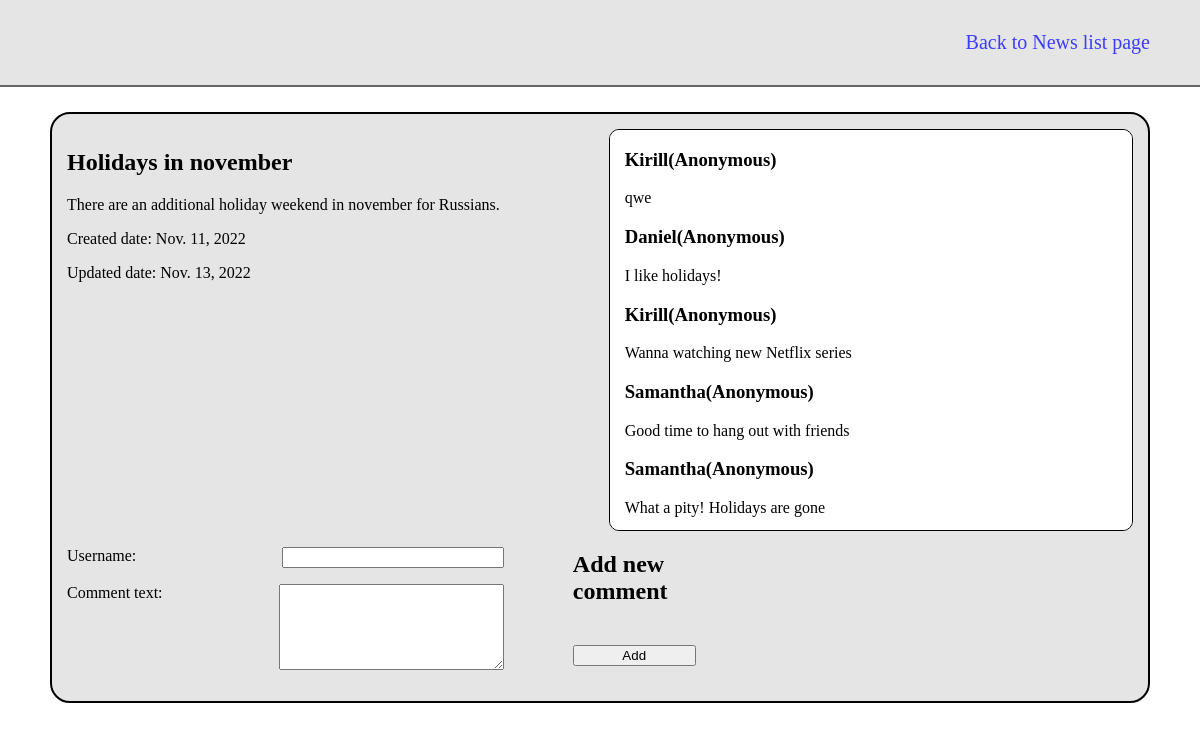
Screenshot of /news/3 with the database file from the repository.
### app_news/models.py (models this page shows, shortened)
class News(models.Model):
    title = models.CharField(max_length=100, verbose_name='Title')
    description = models.TextField(verbose_name='Description')
    created_at = models.DateField(verbose_name='Created at', auto_now_add=True)
    updated_at = models.DateField(verbose_name='Updated at', auto_now=True)
    is_active = models.BooleanField(verbose_name='Is active', default=True)
    tag = models.CharField(verbose_name='Tag', max_length=20, default=None, null=True, blank=True)
    author = models.ForeignKey(User, on_delete=models.CASCADE, verbose_name='User',
                               related_name='news', null=True, blank=True)
    class Meta:
        verbose_name_plural = 'News'
        permissions = (
            ('publish_news', 'Can publish'),
        )

class Comment(models.Model):
    username = models.CharField(max_length=30, verbose_name='Username', blank=True)
    comment_text = models.TextField(verbose_name='Comment text')
    news = models.ForeignKey('News', on_delete=models.CASCADE, verbose_name='News', related_name='comments')
    user = models.ForeignKey(User, on_delete=models.CASCADE, verbose_name='User',
                             related_name='comments', null=True, blank=True)

### app_news/views.py (the view, shortened to what this page needs)
# urls.py: path('<int:pk>', views.NewsDetailView.as_view(), name='news-detail'),
class NewsDetailView(generic.DetailView):
    model = News
    def get_context_data(self, **kwargs):
        context = super().get_context_data(**kwargs)
        context['form'] = CommentForm
        return context

### app_news/templates/app_news/news_detail.html (shortened to what this page needs)
{% load static %}
<!DOCTYPE html>
<html lang="en">
<head>
    <link rel="stylesheet" href="{% static 'app_news/style.css' %}">
</head>
<body>
  <header class="header">
      <div class="header-container header-news">
          <p><a class="link header__link" href="{% url 'news-list' %}">Back to News list page</a></p>
      </div>
  </header>
  <section class="news-comment">
      <div class="news-comment-container">
          <div class="news__item">
              <div class="news__item_top">
                  <h2>{{ object.title }}</h2>
                  <p>{{ object.description }}</p>
                  <p>Created date: {{ object.created_at }}</p>
                  <p>Updated date: {{ object.updated_at }}</p>
              </div>
          </div>
          <div class="news__comment">
             {% if object.comments.all %}
              <ul class="list">
                  {% for comment in object.comments.all %}
                  <li class="news__comment__list__item">
                      {% if not comment.user %}
                      <h3>{{ comment.username }}(Anonymous)</h3>
                      {% else %}
                      <h3>{{ comment.username }}</h3>
                      {% endif %}
                      {{ comment.comment_text }}
                  </li>
                  {% endfor %}
              </ul>
              {% else %}
              <p>No comments</p>
              {% endif %}
          </div>
          <div>
              <form class="news__comment-new" method="post">
                  <div class="comment-new__content">
                      {% if not request.user.is_authenticated %}
                      <p class="news__comment-new__item">
                          {{ form.username.label_tag }}
                          {{ form.username }}
                      </p>
                      {% endif %}
                      <p class="news__comment-new__item item-text">
                          {{ form.comment_text.label_tag }}
                          {{ form.comment_text }}
                      </p>
                  </div>
                  <div class="comment-new__text">
                      <h2>Add new comment</h2>
                      <button type='submit'>Add</button>
                  </div>
              </form>
          </div>
      </div>
  </section>
</body>
</html>

### app_news/static/app_news/style.css (style rules this page uses)
body { margin: 0; padding: 0; }
.header { padding: 15px 50px; margin-bottom: 25px; border-bottom: 2px solid #666666; background: #e5e5e5; }
.header-container { display: flex; justify-content: space-between; align-items: center; }
.header-news { justify-content: flex-end; }
.link { text-decoration: none; color: #3d3bff; }
.header__link { font-size: 20px; }
.list { margin: 0; padding: 0; list-style-type: none; }
.news-comment-container { max-width: 100%; display: flex; justify-content: space-between; flex-wrap: wrap; margin: 0 50px; padding: 15px; background: #e5e5e5; border: 2px solid black; border-radius: 20px; }
.news__item { display: flex; flex-direction: column; justify-content: space-between; width: calc((100% - 40px) / 2); margin-right: 15px; }
.news__comment { width: 49%; max-height: 400px; overflow-y: scroll; background: white; border: 1px solid black; border-radius: 10px; }
.news__comment__list__item { padding-left: 15px; }
.news__comment-new { display: flex; justify-content: space-between; }
.comment-new__content textarea { width: 50%; height: 80px; }
.comment-new__content input { width: 49%; }
.news__comment-new__item { display: flex; justify-content: space-between; }
.comment-new__text { display: flex; width: calc((100% - 15px) / 2 * 0.4); flex-direction: column; justify-content: space-between; margin-bottom: 20px; }
.comment-new__text button { width: 100%; }

### rows the page displays
News: title "Holidays in november", description "There are an additional holiday weekend in november for Russians.", created_at "Nov. 11, 2022", updated_at "Nov. 13, 2022"
Comment: username "Kirill", comment_text "qwe"
Comment: username "Daniel", comment_text "I like holidays!"
Comment: username "Kirill", comment_text "Wanna watching new Netflix series"
Comment: username "Samantha", comment_text "Good time to hang out with friends"
Comment: username "Samantha", comment_text "What a pity! Holidays are gone"
